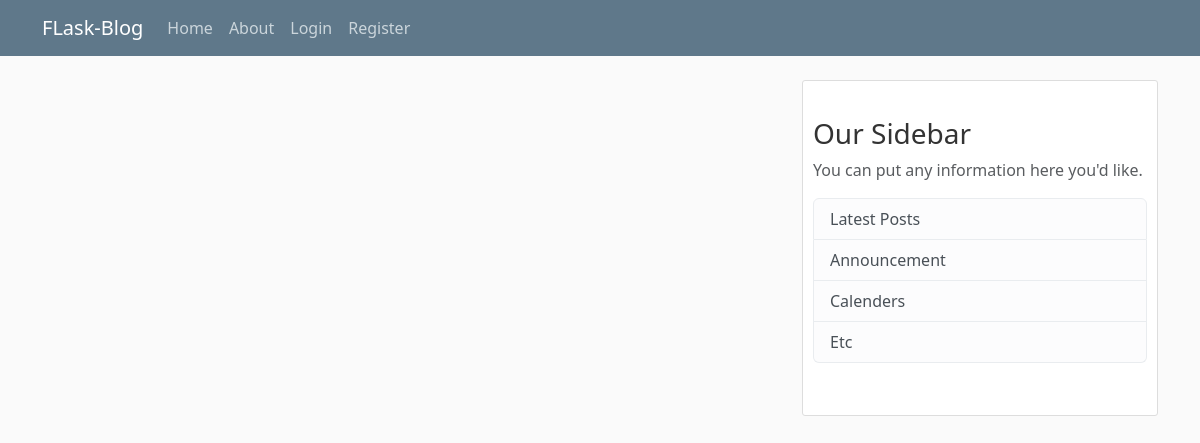
The app's page /home, older data.
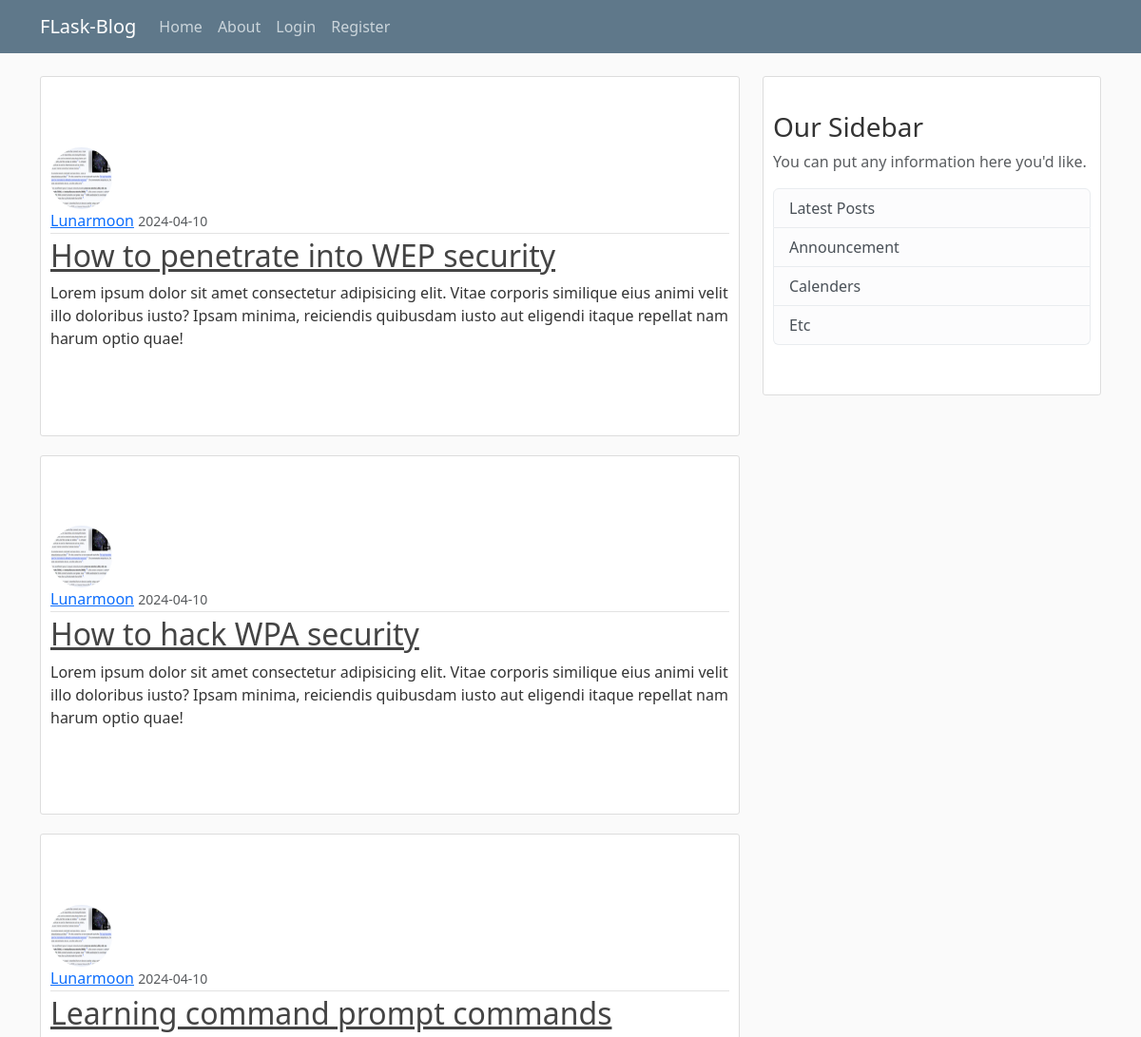
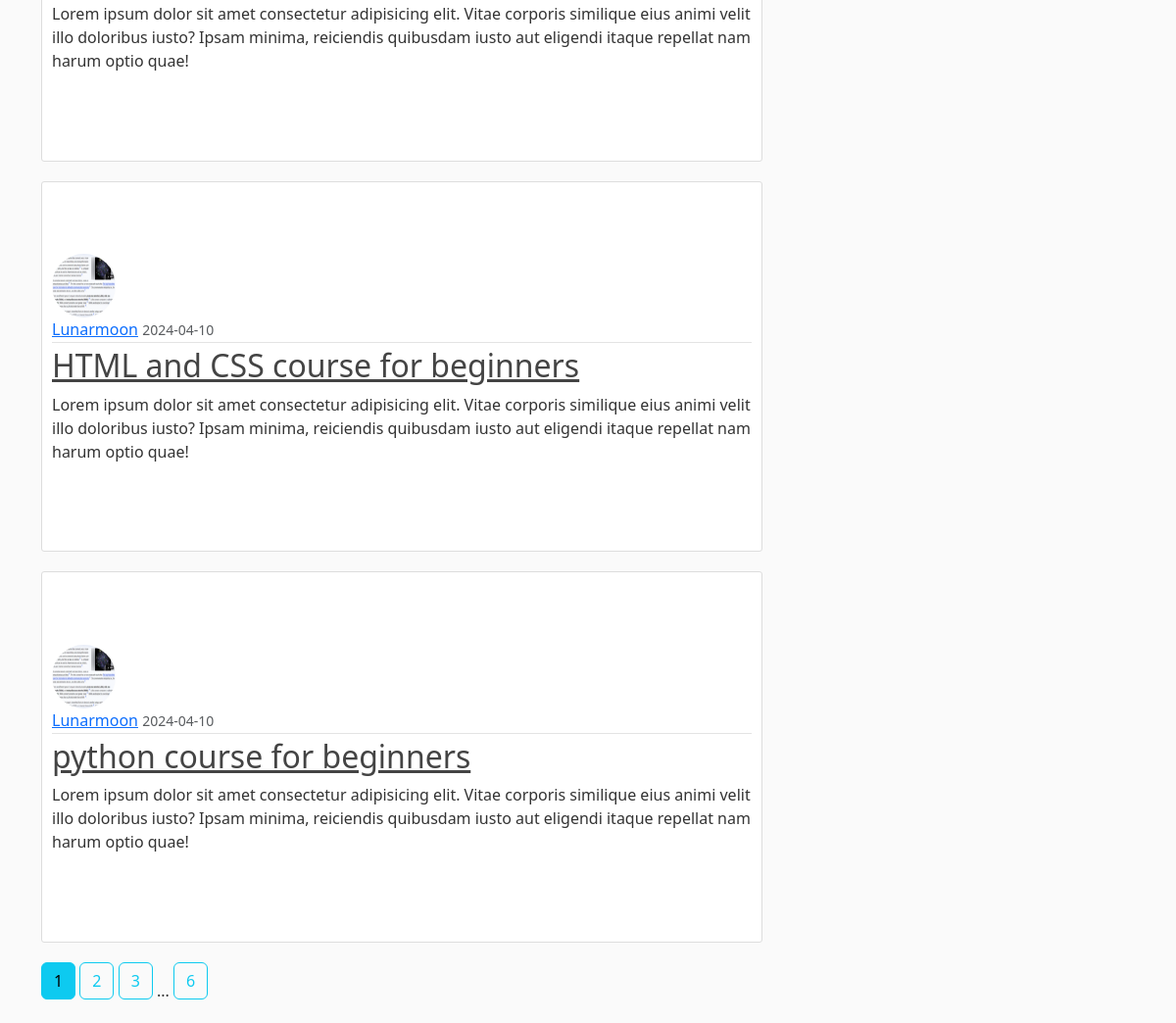
The same page, newer data (2 pictures, top to bottom).
### flaskblog/models.py (models this page shows, shortened)
class Post(db.Model):
    id =  db.Column(db.Integer, primary_key=True)
    title = db.Column(db.String(100), nullable=False)
    date_posted = db.Column(db.DateTime, nullable=False, default=datetime.utcnow)
    content = db.Column(db.Text, nullable=False)
    user_id = db.Column(db.Integer, db.ForeignKey('user.id'), nullable=False)

class User(db.Model, UserMixin):
    id = db.Column(db.Integer, primary_key = True)
    username = db.Column(db.String(20), unique=True, nullable=False)
    email = db.Column(db.String(120), unique=True, nullable=False)
    image_file = db.Column(db.String(20), nullable=False, default='default.jpg')
    password = db.Column(db.String(60), nullable=False)
    Posts = db.relationship('Post', backref='author',  lazy=True)

### flaskblog/main/routes.py (the view)
@main.route('/')
@main.route("/home")
def home():
    page = request.args.get('page', 1, type=int)
    posts = Post.query.order_by(Post.date_posted.desc()).paginate(page=page, per_page=5)
    return render_template('home.html', posts=posts)

### flaskblog/templates/home.html
{% extends "layout.html" %}
{% block content%}
    {% for post in posts.items %}
        <article class="media content-section">
            <img class="rounded-circle article-img" src="{{url_for('static', filename='profile_pics/' + post.author.image_file) }}">
            <div class="media-body">
                <div class="article-metadata">
                    <a class="mr-2" href="{{ url_for('posts.new_post',username=post.author.username) }}">{{ post.author.username }}</a>
                    <small class="text-muted">{{ post.date_posted.strftime('%Y-%m-%d') }}</small>
                </div>
                <h2><a class="article-title" href="{{ url_for('posts.post', post_id=post.id) }}">{{ post.title }}</a></h2>
                <p class="article-content">{{ post.content }}</p>
            </div>
        </article>
    {% endfor %}
    {% for page_num in posts.iter_pages(left_edge=1, right_edge=1, left_current=1, right_current=2) %}
    {% if page_num %}
    {% if posts.page == page_num %}
    <a class="btn btn-info mb-4" href="{{ url_for('main.home', page=page_num) }}">{{ page_num }}</a>
    {% else %}
    <a class="btn btn-outline-info mb-4" href="{{ url_for('main.home', page=page_num) }}">{{ page_num }}</a>
    {% endif %}
    {% else %}
    ...
    {% endif %}
    {% endfor %}
{% endblock content %}

### flaskblog/templates/layout.html (shortened to what this page needs)
<!DOCTYPE html>
<html lang="en">
<head>
    <link rel="stylesheet" href="https://cdn.jsdelivr.net/npm/bootstrap@5.3.3/dist/css/bootstrap.min.css">
    <link rel="stylesheet" type="text/css" href="{{ url_for('static', filename='main.css')}}">
</head>
<body>
    <header class="site-header">
        <nav class="navbar navbar-expand-md navbar-dark bg-steel fixed-top">
            <div class="container">
                <a class="navbar-brand mr-4" href="/">FLask-Blog</a>
                <div class="collapse navbar-collapse" id="navbarToggle">
                    <div class="navbar-nav mr-auto">
                        <a class="nav-item nav-link" href="{{ url_for('main.home') }}">Home</a>
                        <a class="nav-item nav-link" href="{{ url_for('main.about') }}">About </a>
                    </div>
                    <div class="navbar-nav">
                        {% if current_user.is_authenticated %}
                        <a class="nav-item nav-link" href="{{url_for('posts.new_post') }}">New Post</a>
                        <a class="nav-item nav-link" href="{{url_for('users.account') }}">Account</a>
                        <a class="nav-item nav-link" href="{{ url_for('users.logout') }}">Logout</a>
                        {% else %}
                        <a class="nav-item nav-link" href="{{ url_for('users.login') }}">Login</a>
                        <a class="nav-item nav-link" href="{{ url_for('users.registration') }}">Register</a>
                        {%endif %}
                    </div>
                </div>
            </div>
        </nav>
    </header>
<main role="main" class="container">
    <div class="row">
        <div class="col-md-8">
            {% block content %} {% endblock %}
        </div>
        <div class="col-md-4">
            <div class="content-section">
                <h3>Our Sidebar</h3>
                <p class="text-muted">You can put any information here you'd like.
                    <ul class="list-group">
                        <li class="list-group-item list-group-item-light">Latest Posts</li>
                        <li class="list-group-item list-group-item-light">Announcement</li>
                        <li class="list-group-item list-group-item-light">Calenders</li>
                        <li class="list-group-item list-group-item-light">Etc</li>
                    </ul>
                </p>
            </div>
        </div>
    </div>
</main>
</html>

### flaskblog/static/main.css (style rules this page uses)
body { background: #fafafa; color: #333333; margin-top: 5rem; }
.bg-steel { background-color: #5f788a; }
.site-header .navbar-nav .nav-link { color: #cbd5db; }
.content-section { background: #ffffff; padding: 10% 10px; border: 1px solid #dddddd; border-radius: 3px; margin-bottom: 20px; list-style: none; }
.article-title { color: #444444; }
.article-content { white-space: pre-line; }
.article-img { height: 65px; width: 65px; margin-right: 16px; }
.article-metadata { padding-bottom: 1px; margin-bottom: 4px; border-bottom: 1px solid #e3e3e3; }

Row changes from the older to the newer data that the page shows:
added Post: image_file (picture), author.username "Lunarmoon", date_posted "2024-04-10", title "How to penetrate into WEP security", content "Lorem ipsum dolor sit amet consectetur adipisicing elit. Vitae corporis similique eius animi velit illo doloribus iusto? Ipsam minima, reiciendis quibusdam iusto aut eligendi itaque repellat nam harum optio quae!"
added Post: image_file (picture), author.username "Lunarmoon", date_posted "2024-04-10", title "How to hack WPA security", content "Lorem ipsum dolor sit amet consectetur adipisicing elit. Vitae corporis similique eius animi velit illo doloribus iusto? Ipsam minima, reiciendis quibusdam iusto aut eligendi itaque repellat nam harum optio quae!"
added Post: image_file (picture), author.username "Lunarmoon", date_posted "2024-04-10", title "Learning command prompt commands", content "Lorem ipsum dolor sit amet consectetur adipisicing elit. Vitae corporis similique eius animi velit illo doloribus iusto? Ipsam minima, reiciendis quibusdam iusto aut eligendi itaque repellat nam harum optio quae!"
added Post: image_file (picture), author.username "Lunarmoon", date_posted "2024-04-10", title "HTML and CSS course for beginners", content "Lorem ipsum dolor sit amet consectetur adipisicing elit. Vitae corporis similique eius animi velit illo doloribus iusto? Ipsam minima, reiciendis quibusdam iusto aut eligendi itaque repellat nam harum optio quae!"
added Post: image_file (picture), author.username "Lunarmoon", date_posted "2024-04-10", title "python course for beginners", content "Lorem ipsum dolor sit amet consectetur adipisicing elit. Vitae corporis similique eius animi velit illo doloribus iusto? Ipsam minima, reiciendis quibusdam iusto aut eligendi itaque repellat nam harum optio quae!"
Text that changed along with them:
new list line: "1"
new list line: "2"
new list line: "3"
new list line: "6"
